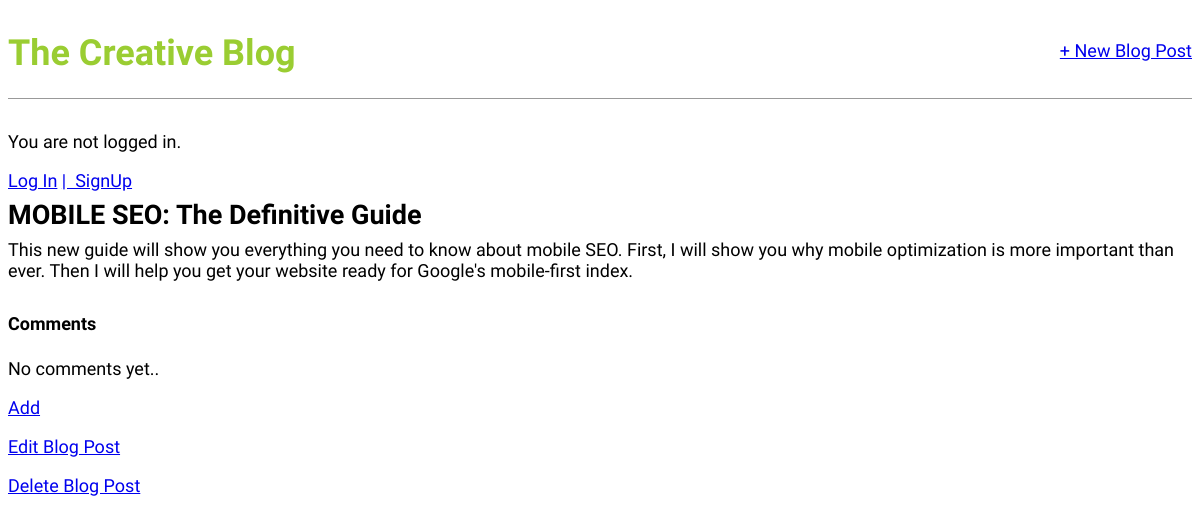
The app's page /post/1, older data.
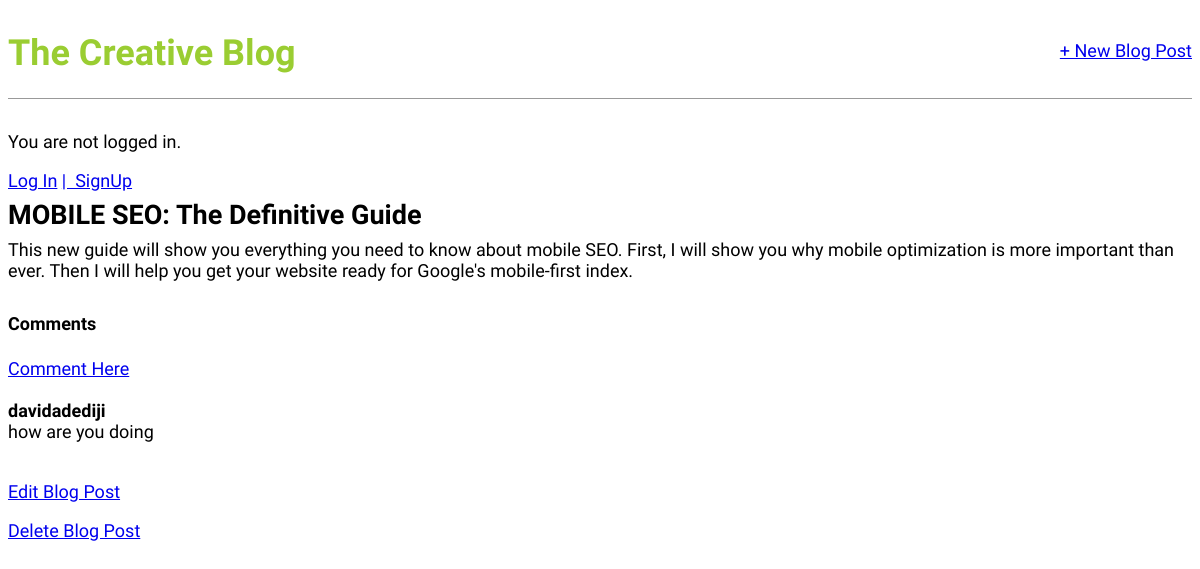
The same page, newer data.
### blog/models.py (models this page shows, shortened)
class Comment(models.Model):
  post = models.ForeignKey(Post, on_delete = models.CASCADE, related_name='comments')
  name = models.CharField(max_length=200)
  body = models.TextField()

### blog/views.py (the view)
# urls.py: path('post/<int:pk>', BlogDetailView.as_view(), name='post_detail'),
class BlogDetailView(DetailView):
    model=Post
    template_name = 'post_detail.html'

### templates/post_detail.html
{% extends 'base.html' %}
{% block content %}
<div class="post-entry">
    <h2>{{post.title}}</h2>
    <p>{{post.body}}</p>
</div>
<h4>Comments</h4>
{% if not post.comments.all %}
No comments yet..
<p><a href="{% url 'post_comment' post.pk %}">Add</a></p>
{% else %}
<a href="{% url 'post_comment' post.pk %}">Comment Here</a>
<br><br>
{% for comment in post.comments.all %}
<strong>
    {{ comment.name }}
</strong>
<br>
{{ comment.body }}
<br><br>
{% endfor %}
{% endif %}
<p>
    <a href="{% url 'post_edit' post.pk %}">Edit Blog Post</a>
</p>
<p>
    <a href="{% url 'post_delete' post.pk %}">Delete Blog Post</a>
</p>
{% endblock content %}

Row changes from the older to the newer data that the page shows:
added Comment: name "davidadediji", body "how are you doing"
Text that changed along with them:
text no longer shown: "No comments yet.. Add"
text now shown: "Comment Here"
